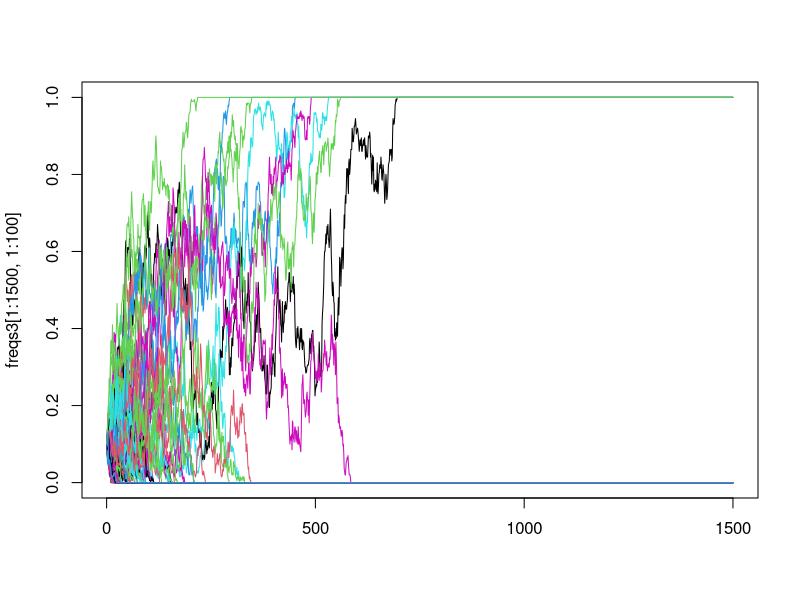
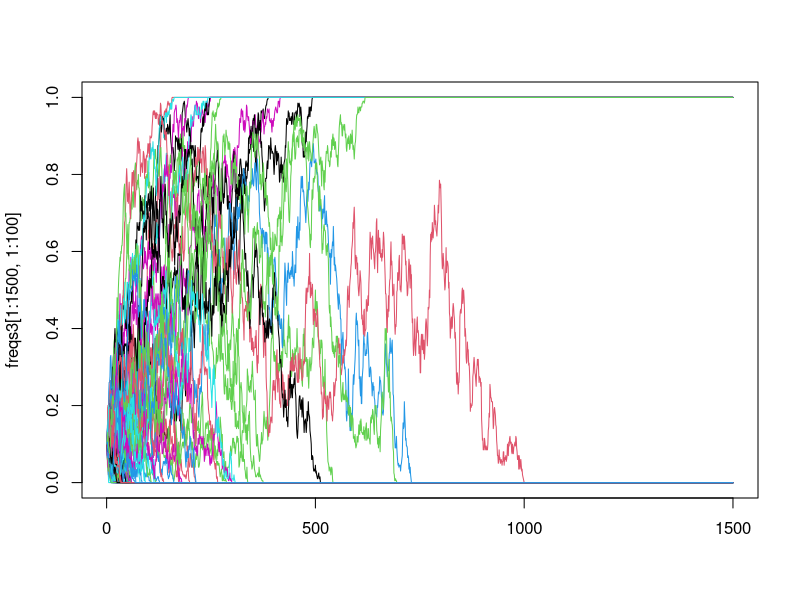
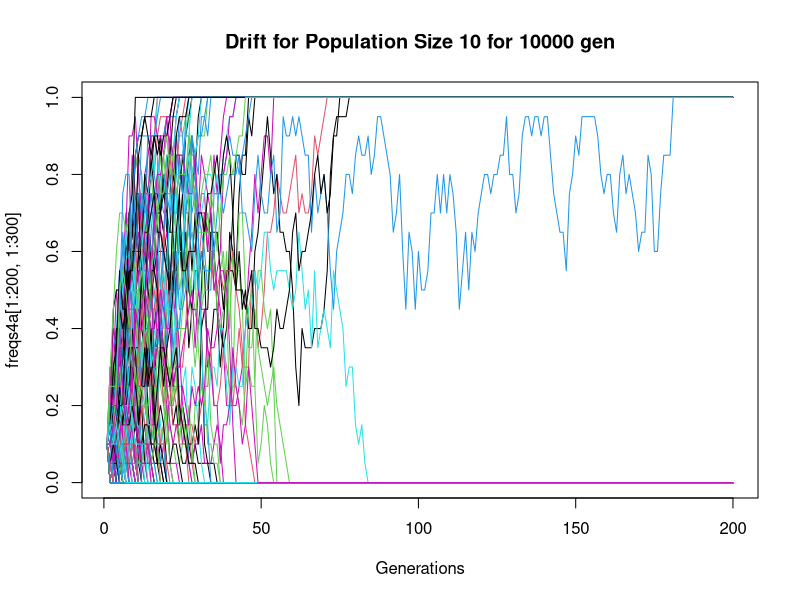
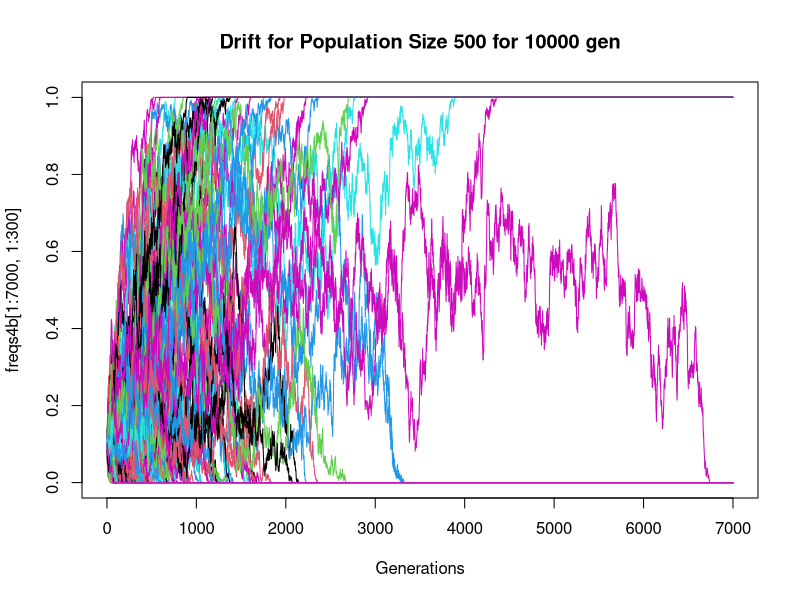
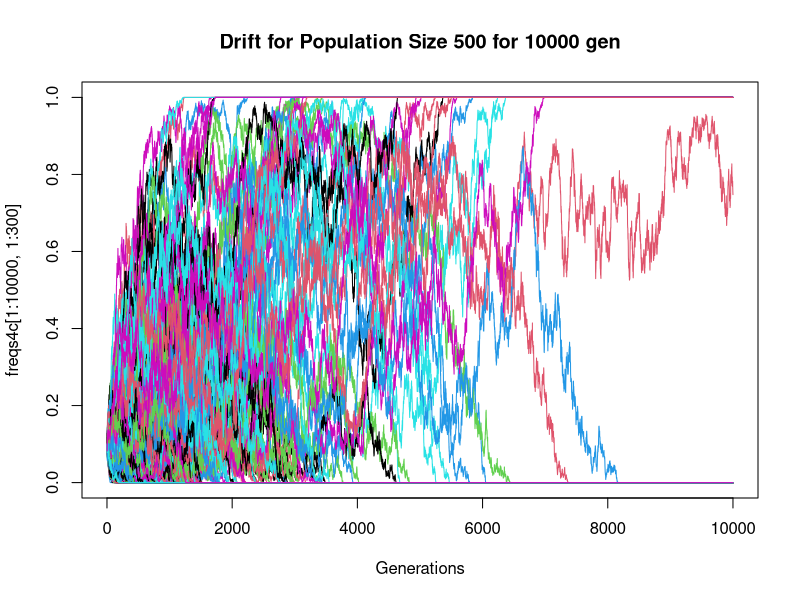

Source code (R) for these figures, in order:
#M200A GENETIC DRIFT EXERCISES,Dr. Kirk Lohmueller, Fall 2015
#Hayley Stansell
#
#
getwd()
#
?rbinom
rbinom(3,10,0.1)
#3 random vars from a binom dist. 1st draw = 1/10 success, 2nd = 2/10 success, 3rd = 0/10 success
#[1] 1 2 0
rbinom
#just the function w/ nothing returns a summary of rbinom
#
#
########################################################################################EXERCISE ONE###################
#
#What is the expected number of successes in a sample of size 10 from the binomial dist. with probability of success p=0.1? 
#First, figure this out analytically based on the formulas from class. 
#Second, write a simulation in R to confirm this. 
#
#1)Based on probability p=0.1 (1 in 10 is a success), I would expect to see approximately one success in 10 draws. 
#2)
rbinom(10, 5, 0.1)
#[1] 1 0 0 1 2 0 1 2 0 1
#[1] 0 0 2 0 1 1 0 1 0 1
rbinom(10, 1, 0.1)
#[1] 0 0 0 0 0 0 0 0 0 0
#[1] 0 0 0 0 0 0 1 0 0 0

#################################################################

#simulate genetic drift
#
#p= allele freq (at t)
#N= pop size (number of diploid individs, or number of c-somes in pop)----HERE = number of diploid individs (so, pop has 2N csomes)
#
p<- 0.1
N<- 10
count<- rbinom(1,2*N, p)
count
#[1] 2
count/(2*N)
#[1] 0.1
#
#####################################################################################EXERCISE TWO#######################
#
#Write an R-function that simulates T generations of genetic drift for L independent SNPs. 
#Keep track of allele freq's of each of the L-SNPs in each of the T-generations. 
#All SNPs should start in the initial generation at frequency "p"
#
#Hint: Initialize a matrix to keep track of the freqs in each generation:
# T<- 5 
# L<- 3
# freqs<- matrix(nrow=T,ncol=L) #sets up framework for matrix to get allel freqs each generation.
#                                 each ROW is a generation, each COLUMN is a SNP
#Hint: First row of this matrix can/should have the initial allele frequency (p). 
#       Write a loop that will iterate through each generation and perform binom sampling.
#
T<- 8
L<- 3
freqs<- matrix(nrow = T, ncol = L)
freqs
#success!
#saying that pInitial(or pPrev)=0.25, N(size)=100 individuals, n(aka L)= 3 indept. SNPs
#so, pCurrent= count/(2N), and count= rbinom(3, 2*100, pPrev) for each. pCurrent becomes pPrev each new generation
#pPrev is all SNPs having p of 0.25
freqs[1,]<-0.25
freqs[1,]
N<-100
for(i in 2:T){
  count<- rbinom(L,2*N, freqs[(i-1),])
  freqNew<-(count/(2*N))
  freqs[i,]<-freqNew
}
freqs
#[,1]  [,2]  [,3]
#[1,] 0.250 0.250 0.250
#[2,] 0.295 0.280 0.265
#[3,] 0.310 0.300 0.275
#[4,] 0.270 0.370 0.235
#[5,] 0.305 0.365 0.230
#[6,] 0.405 0.350 0.210
#[7,] 0.475 0.310 0.250
#[8,] 0.510 0.260 0.285
#
#
#############################################################################################EXERCISE THREE###################
#
#Use the function just written to simulate drift with these parameters:
N<-100
L<-1000
T<-10000
p<-0.1
#
#
freqs3<- matrix(nrow = T, ncol = L)
freqs3
#success!
#saying that pInitial(or pPrev)=0.25, N(size)=100 individuals, n(aka L)= 3 indept. SNPs
#so, pCurrent= count/(2N), and count= rbinom(3, 2*100, pPrev) for each. pCurrent becomes pPrev each new generation
#pPrev is all SNPs having p of 0.25
freqs3[1,]<-0.1 #this is the pPrev(pInitial)
freqs3[1,]
for(i in 2:T){
  count<- rbinom(L,2*N, freqs3[(i-1),])
  freqNew3<-(count/(2*N))
  freqs3[i,]<-freqNew3
}
freqs3
#Success!!!
#data matrix too big to just paste here
#
#
#
###################################a) How many SNPs(L=1000) @ T=10,000 are at freq 0?
#   row=T, so at [10,000,], values = 0 --- L=0 at that point
?sum
?frequency
#frequency of zeros at [10000, ], freq that L's are zero
########################### == ----says if X == # ...if x equal to a number. So, X == 0, "tests" include < , > , and ==
sum(freqs3[10000, ] == 0) 
#[1] 906
#success!!
###################################b) How many are at frequency 1?
sum(freqs3[10000, ] == 1) 
#[1] 94
###################################c) Does this value agree with theoretical prediction for prob of fixation of a neutral?
#Yes, this supports the idea that as time progresses, a given allele will either drop out of existence 
#or become present across the whole population...becoming "fixed". 
#
#
###################################d) Make a plot of freq. trajectories for 100 SNPs. 
# 100 columns all rows .... freqs3[10000,100]
# x is 0-10000, y is 0-1
#try a small number freqs3[1000,5]

matplot(freqs3 [1:1500, 1:100], type= "l", lty = 1)
#
#
##################################dcontinued) repeat, but change p to 0.6 
N<-100
L<-1000
T<-10000
p<-0.6
#
#
freqs3<- matrix(nrow = T, ncol = L)
freqs3
#success!
#saying that pInitial(or pPrev)=0.25, N(size)=100 individuals, n(aka L)= 3 indept. SNPs
#so, pCurrent= count/(2N), and count= rbinom(3, 2*100, pPrev) for each. pCurrent becomes pPrev each new generation
#pPrev is all SNPs having p of 0.25
freqs3[1,]<-0.1 #this is the pPrev(pInitial)
freqs3[1,]
for(i in 2:T){
  count<- rbinom(L,2*N, freqs3[(i-1),])
  freqNew3<-(count/(2*N))
  freqs3[i,]<-freqNew3
}
matplot(freqs3 [1:1500, 1:100], type= "l", lty = 1)
#success
#
##################################e) How many of the 1000 SNPs are at freq 0 at T = 10000
sum(freqs3[10000, ] == 0) 
#[1] 892
##################################f) How many are at freq 1 at T = 10000
sum(freqs3[10000, ] == 1)
#[1] 108
#################################g) Does this agree with the theoretical prediction for fixation?
#Like the previous simulation, I think this agrees with the idea of fixation for a neutral allele, 
#as most of the frequencies have shifted to frequency of 0. The result is not as extreme as it was for p = 0.1
#As p approaches 0.5, transmission of alleles becomes more of a random-chance situation, so time to fixation (or probability
#of fixation) becomes longer (as the probability decreases).
#
#
#
#
#
######################################################################################EXERCISE FOUR#######################
#try using mfrow...... par (mfrow = )
#
#repeat simulation, with N=10, 500, 1000 . p = 0.1, L = 1000, T = 10000
#
#
# Make population N = 10
N<-10
L<-1000
T<-10000
p<-0.1
#
#
freqs4a<- matrix(nrow = T, ncol = L)
freqs4a
freqs4a[1,]<-0.1 #this is the pPrev(pInitial)
freqs4a[1,]
for(i in 2:T){
  count<- rbinom(L,2*N, freqs4a[(i-1),])
  freqNew4a<-(count/(2*N))
  freqs4a[i,]<-freqNew4a
}
#success! 4a
#plot 4a
matplot(freqs4a [1:200, 1:300], type= "l", lty = 1, main = "Drift for Population Size 10 for 10000 gen", xlab = "Generations")
#SUCCESS
#
#
#Make population N= 500
N<-500
L<-1000
T<-10000
p<-0.1
#
#
freqs4b<- matrix(nrow = T, ncol = L)
freqs4b
freqs4b[1,]<-0.1 #this is the pPrev(pInitial)
freqs4b[1,]
for(i in 2:T){
  count<- rbinom(L,2*N, freqs4b[(i-1),])
  freqNew4b<-(count/(2*N))
  freqs4b[i,]<-freqNew4b
}
#success! 4b
#plot 4b
matplot(freqs4b [1:7000, 1:300], type= "l", lty = 1, main = "Drift for Population Size 500 for 10000 gen", xlab = "Generations")
#SUCCESS
#
#
#Make population N= 1000
N<-1000
L<-1000
T<-10000
p<-0.1
#
#
freqs4c<- matrix(nrow = T, ncol = L)
freqs4c
freqs4c[1,]<-0.1 #this is the pPrev(pInitial)
freqs4c[1,]
for(i in 2:T){
  count<- rbinom(L,2*N, freqs4c[(i-1),])
  freqNew4c<-(count/(2*N))
  freqs4c[i,]<-freqNew4c
}
#success! 4c
#plot 4c
matplot(freqs4c [1:10000, 1:300], type= "l", lty = 1, main = "Drift for Population Size 500 for 10000 gen", xlab = "Generations")
#SUCCESS!
